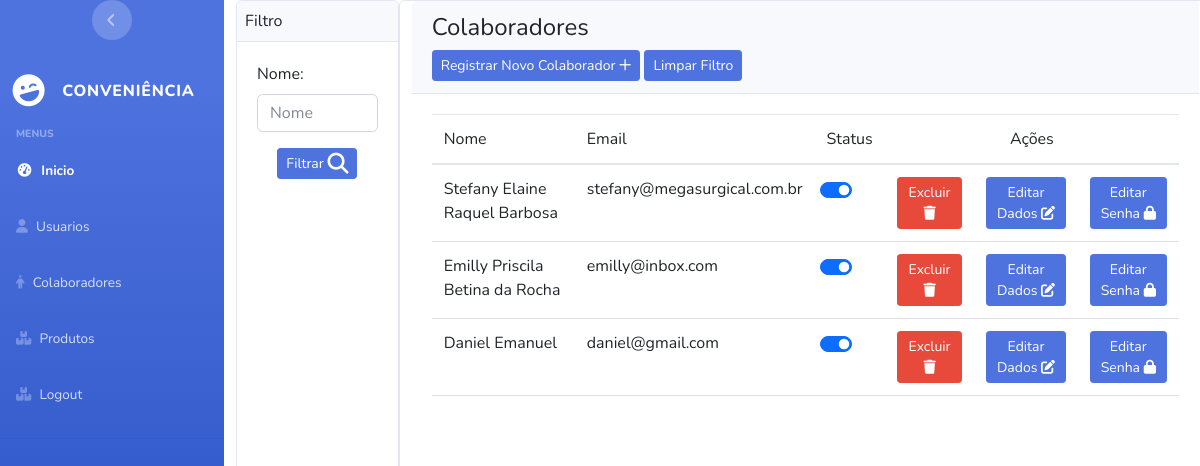
/collaborator/main_menu_collaborator (signed in), run on an earlier commit of the app's database.
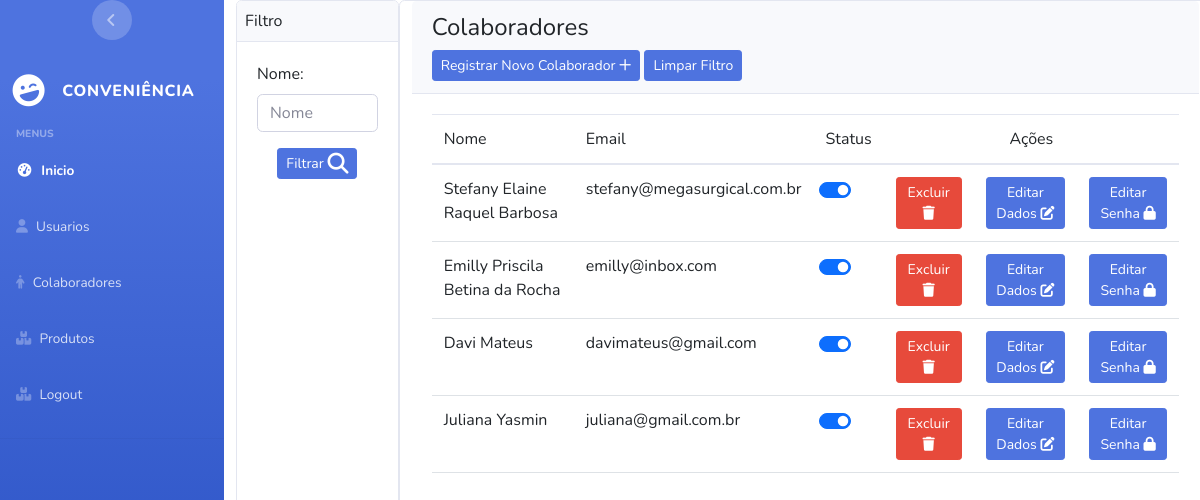
And on a later commit of the database.
### apps/Collaborator/models.py (models this page shows, shortened)
class Collaborator(models.Model):
    user = models.OneToOneField(User,on_delete=models.CASCADE)
    name = models.CharField(max_length=255,default="Nome Teste")
    cpf = models.CharField(unique=True, max_length=14,default="999.999.999-99")
    active = models.BooleanField(default=True)

### apps/User/models.py (models this page shows, shortened)
class User(AbstractUser):
     email = models.EmailField(unique=True)
     username = models.CharField(unique=True, max_length=255)

### apps/Collaborator/views.py (the view)
# urls.py: path("main_menu_collaborator",views.main_menu_collaborator,name="main_menu_collaborator"),
@user_passes_test(lambda user: user.is_superuser or user.is_staff,login_url='user:page_not_found')
@login_required(login_url="login_system")
def main_menu_collaborator(request,name_to_filter=None):
    collaborators = None
    if not name_to_filter:
        collaborators = Collaborator.objects.all()
    else:
       collaborators =  Collaborator.objects.filter(name__startswith=name_to_filter)
    return render(request,'collaborator/main_menu_collaborator.html',{'collaborators':collaborators,'findByNameForm': findByNameForm})

### templates/collaborator/main_menu_collaborator.html (shortened to what this page needs)
{% extends 'base.html' %}
{% block content %}
<div class="d-flex flex-row vh-100">
  <div class="card">
    <div class="card-header p-2">
      Filtro
    </div>
    <div class="card-body">
      <form action="{% url 'collaborator:main_menu_collaborator_with_filter'  %}" method="post">
        {{ findByNameForm }}
         <div class="d-flex justify-content-center mt-3">
          <button type="submit" class="btn btn-fill btn-primary btn-sm">
          Filtrar
        </button>
        </div>
      </form>
      </div>
  </div>
<div class="card col-10">
  <div class="card-header">
    <h4 class="">Colaboradores</h4>
    <td class="px-1"><a href="{% url 'collaborator:save_collaborator' %}" class="btn btn-primary btn-sm">Registrar Novo Colaborador
      <i class="fa-regular fa-plus"></i>
    </a></td>
    <td class="px-1"><a href="{% url 'collaborator:main_menu_collaborator' %}" class="btn btn-primary btn-sm">Limpar Filtro</a></td>
  </div>
  <div class="card-body">
    <div class="table-responsive">
      <table class="table" id="">
        <thead class="text-primary">
          <tr>
            <th>Nome</th>
            <th>Email</th>
            <th>Status</th>
            <th colspan="3" style="text-align: center;">Ações</th>
          </tr>
        </thead>
        <tbody>
          {% for collaborator in collaborators %}
              {% if not user.username == collaborator.user.username %}
              <tr>
                <th>{{ collaborator.name }}</th>
                <th>{{ collaborator.user.email }}</th>
                <th style="text-align:center;">
                  <div class="form-check form-switch">
                    <input class="form-check-input" {% if collaborator.active %}checked{% endif %} type="checkbox"
                    role="switch" id="flexSwitchCheckDefault">
                  </div>
                </th>
                <th><a type="submit" class="btn btn-danger btn-sm" onclick="return confirm('Tem certeza que deseja excluir o Colaborador {{ collaborator.name }}')"
                    href="{% url 'collaborator:erase_collaborator' collaborator.id %}">Excluir
                    <i class="fa-sharp fa-solid fa-trash"></i>
                  </a></th>
                <th><a type="submit" class="btn btn-primary btn-sm" href="{% url 'collaborator:update_collaborator' collaborator.id %}">Editar Dados
                  <i class="fa-solid fa-pen-to-square"></i>
                </a></th>
                <th><a type="submit" class="btn btn-primary btn-sm" href="{% url 'collaborator:update_collaborator_password' collaborator.id %}">Editar Senha
                  <i class="fa-solid fa-lock"></i>
                </a></th>
              </tr>
              {% endif %}
          {% endfor %}
        </tbody>
      </table>
    </div>
  </div>
</div>
</div>
{% endblock content %}

### templates/base.html (shortened to what this page needs)
<!DOCTYPE html>
<html lang="en">
  {% load static %}
  <head>
    <link rel="stylesheet" href="{% static 'css/css_reset.css'%}">
    <link href="https://cdn.jsdelivr.net/npm/bootstrap@5.3.0/dist/css/bootstrap.min.css" rel="stylesheet">
    <link rel="stylesheet" href="{% static 'css/shake.css'%}">
    <link href="{% static 'vendor/fontawesome-free/css/all.min.css'}" rel="stylesheet" type="text/css">
    <link href="{% static 'css/sb-admin-2.min.css'%}" rel="stylesheet">
    <link rel="stylesheet" href="{% static 'css/validations_colors.css'%}">
  </head>
  <body onload="remove_messages()" >
      <div class="d-flex flex-row">
        <div>
        {% include 'side-bar.html'%}
        </div>
        <div class="col-10">
        {% block content %}{% endblock content %}
      </div>
      </div>
    </body>
</html>

### templates/side-bar.html
{% if user.is_authenticated %}
<ul class="navbar-nav bg-gradient-primary sidebar sidebar-dark accordion" id="accordionSidebar">
  <div class="text-center d-none d-md-inline">
    <button class="rounded-circle border-0" id="sidebarToggle">
    </button>
  </div>
  <a class="sidebar-brand d-flex align-items-center justify-content-center" href="index.html">
    <div class="sidebar-brand-icon rotate-n-15">
      <i class="fas fa-laugh-wink"></i>
    </div>
    <div class="sidebar-brand-text mx-3">Conveniência <sup></sup></div>
  </a>
  <div class="sidebar-heading">
    Menus
  </div>
  <li class="nav-item active">
    <a class="nav-link" href="{% url 'user:initial_page' %}">
      <i class="fas fa-fw fa-tachometer-alt"></i>
      <span>Inicio</span></a>
  </li>
  {% if user.is_superuser %}
  <li class="nav-item">
    <a href="{% url 'user:main_menu_user' %}" class="nav-link">
      <i class="fa-solid fa-user"></i>
      <span>Usuarios</span>
    </a>
  </li>
  {% endif %}
  {% if user.is_staff or user.is_superuser %}
  <li class="nav-item">
    <a class="nav-link" href="{% url 'collaborator:main_menu_collaborator' %}">
      <i class="fa-solid fa-person"></i>
      <span>Colaboradores</span>
    </a>
  </li>
  <li class="nav-item">
    <a class="nav-link" href="{% url 'product:main_menu_product' %}">
      <i class="fa-solid fa-boxes-stacked"></i>
      <span>Produtos</span>
    </a>
  </li>
  {% endif %}
  <li class="nav-item">
    <a class="nav-link" href="{% url 'user:logout_system' %}">
      <i class="fa-solid fa-boxes-stacked"></i>
      <span>Logout</span>
    </a>
  </li>
  <hr>
</ul>
{% endif %}

What changed in the data, as far as the page shows it:
removed Collaborator: name "Daniel Emanuel", user.email "daniel@gmail.com", active "☑"
added Collaborator: name "Davi Mateus", user.email "davimateus@gmail.com", active "☑"
added Collaborator: name "Juliana Yasmin", user.email "juliana@gmail.com.br", active "☑"
